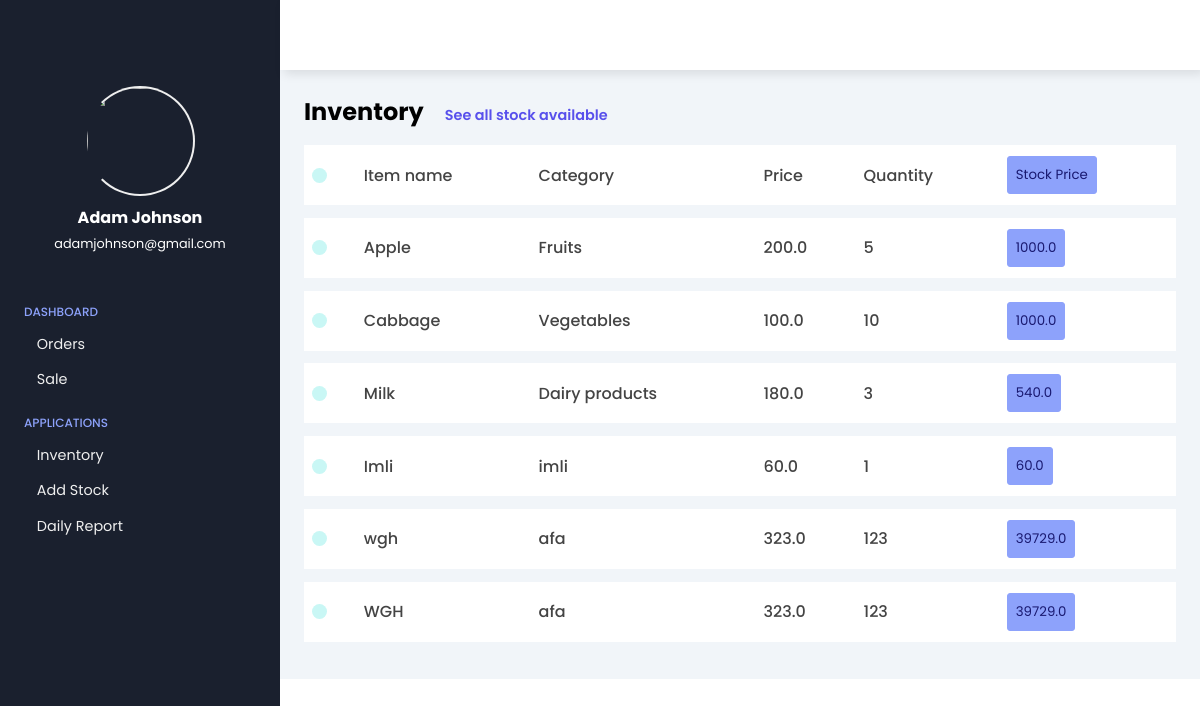
Page /inventory on the committed database.
### staff/models.py (models this page shows, shortened)
class Item(models.Model):
    name=models.TextField(max_length=255)
    category=models.ForeignKey(Category,on_delete=models.CASCADE)
    price=models.FloatField()
    quantity=models.IntegerField()
    def __str__(self):
        return f"{self.name} : {self.category.name} :    {self.price}/-"

class Category(models.Model):
    name=models.TextField(max_length=255)

### staff/views.py (the view)
# urls.py: path("inventory",views.inventoryPage),
def inventoryPage(request):
    context = {
        'items' : [],
    }
    items = Item.objects.all()
    print(items)
    for item in items:
        temp = {
            'name' : item.name,
            'category' : item.category.name,
            'price' : item.price,
            'quantity' :  item.quantity,
            'stock_price': item.quantity*item.price,
        }
        context["items"].append(temp)
    print(context)
    return render(request,"inventory.html", context)

### staff/templates/inventory.html (shortened to what this page needs)
<!DOCTYPE html>
{% load static %}
<html lang="en">
<head>
    <link rel="stylesheet"
        href="https://maxst.icons8.com/vue-static/landings/line-awesome/line-awesome/1.3.0/css/line-awesome.min.css">
    <link rel="stylesheet" href="{% static 'staff\dashboard.css' %}">
</head>
<body>
    <div class="sidebar">
        <div class="sidebar-brand">
            <div class="brand-flex">
                <div class="brand-icons">
                </div>
            </div>
        </div>
        <div class="sidebar-main">
            <div class="sidebar-user">
                <img src="https://th.bing.com/th/id/OIP.UQF_ddj3AmPfUlon2g9_HAHaLG?w=115&h=180&c=7&r=0&o=5&dpr=1.3&pid=1.7"
                    alt="">
                <div>
                    <h3>Adam Johnson</h3>
                    <span>adamjohnson@gmail.com</span>
                </div>
            </div>
            <div class="sidebar-menu">
                <div class="menu-head">
                    <span>Dashboard</span>
                </div>
                <ul>
                    <li>
                        <a href="orders">
                            Orders
                        </a>
                    </li>
                    <li>
                        <a href="sale">
                            Sale
                        </a>
                    </li>
                </ul>
                <div class="menu-head">
                    <span>Applications</span>
                </div>
                <ul>
                    <li>
                        <a href="inventory">
                            Inventory
                        </a>
                    </li>
                    <li>
                        <a href="addstock">
                            Add Stock
                        </a>
                    </li>
                    <li>
                        <a href="">
                            Daily Report
                        </a>
                    </li>
                </ul>
            </div>
        </div>
    </div>
    <div class="main-content">
        <header>
            <div class="header-icons">
            </div>
        </header>
        <main>
            <div class="jobs">
                <h2>Inventory <small>See all stock available </small></h2>
                <div class="table-responsive">
                    <table width="100%">
                        <tbody>
                            <tr>
                                <td>
                                    <div>
                                        <span class="indicator"></span>
                                    </div>
                                </td>
                                <td>
                                    <div>
                                        Item name
                                    </div>
                                </td>
                                <td>
                                    <div>
                                        Category
                                    </div>
                                </td>
                                <td>
                                    <div>
                                        Price
                                    </div>
                                </td>
                                <td>
                                    <div>
                                        Quantity
                                    </div>
                                </td>
                                <td>
                                    <div>
                                        <button>Stock Price</button>
                                    </div>
                                </td>
                            </tr>
                            {% for item in items %}
                            <tr>
                                <td>
                                    <div>
                                        <span class="indicator"></span>
                                    </div>
                                </td>
                                <td>
                                    <div>
                                        {{ item.name }}
                                    </div>
                                </td>
                                <td>
                                    <div>
                                        {{ item.category }}
                                    </div>
                                </td>
                                <td>
                                    <div>
                                        {{ item.price }}
                                    </div>
                                </td>
                                <td>
                                    <div>
                                        {{ item.quantity }}
                                    </div>
                                </td>
                                <td>
                                    <div>
                                        <button>{{ item.stock_price }}</button>
                                    </div>
                                </td>
                            </tr>
                            {% endfor %}
                        </tbody>
                    </table>
                </div>
            </div>
        </main>
    </div>
</body>
</html>

### staff/static/staff/dashboard.css (style rules this page uses)
:root { --color-main: #1a202e; }
* { font-family: 'poppins', sans-serif; box-sizing: border-box; text-decoration: none; list-style-type: none; margin: 0; padding: 0; }
body { overflow-x: hidden; }
.sidebar { width: 280px; position: fixed; left: 0; top: 0; height: 100%; padding: 1rem 1.5rem; background: var(--color-main); color: #fff; z-index: 20; transition: left 300ms; }
.sidebar-brand { height: 70px; }
.brand-flex { display: flex; justify-content: space-between; align-items: center; }
.sidebar-user { margin: 1rem 0rem 0rem 1rem 0rem; text-align: center; }
.sidebar-user img { width: 110px; height: 110px; border-radius: 50%; border-left: 2px solid transparent; border-right: 2px solid #efefef; border-bottom: 2px solid #efefef; border-top: 2px solid #efefef; }
.sidebar-user h3 { font-size: 1rem; }
.sidebar-user span { font-size: .8rem; }
.sidebar-menu { margin-top: 3rem; }
.menu-head { text-transform: uppercase; color: #8da2fb; font-size: .75rem; font-weight: 500; margin-bottom: .8rem; }
.sidebar-menu ul { margin-bottom: 1.5rem; }
.sidebar-menu li { margin-bottom: .9rem; }
.sidebar-menu li a { color: #efefef; font-size: .9rem; display: flex; align-items: center; }
header { height: 70px; display: flex; justify-content: space-between; align-items: center; padding: 1rem 1.5rem; position: fixed; left: 280px; width:calc(100% - 280px); top: 0; z-index: 20; background: #fff; box-shadow: 4px 4px 10px rgba(0,0,0,0.1); transition: left 300ms; }
.main-content { margin-left: 280px; transition: margin-left 300ms; }
main { padding: 1.5rem; background: #f1f5f9; min-height: cqlc(100vh - 70px); margin-top: 70px; }
.jobs h2 small { color: #5850ec; font-weight: 600; display: inline-block; margin-left: 1rem; font-size: .9rem; }
.jobs table { border-collapse: collapse; margin-top: 1rem; overflow-x: auto; }
span.indicator { background: #c9f7f5; height: 15px; width: 15px; border-radius: 50%; }
.jobs table td div { background: #fff; margin-bottom: .8rem; height: 60px; display: flex; align-items: center; padding: .5rem; font-size: 1rem; color: #444; font-weight: 500; }
table button { background: #8da2fb; color: midnightblue; border: 1px solid #8da2fb; padding: .5rem; border-radius: 3px; }

### rows in the picture
Item: name "Apple", price "200.0"
Category: category "Fruits"
Item: name "Cabbage", price "100.0"
Category: category "Vegetables"
Item: name "Milk", price "180.0"
Category: category "Dairy products"
Item: name "Imli", price "60.0"
Category: category "imli"
Item: name "wgh", price "323.0"
Category: category "afa" "afa"
Item: name "WGH", price "323.0"

### other values in the picture
{{ item.quantity }} "5" "10" "3" "1" "123" "123"
{{ item.stock_price }} "1000.0" "1000.0" "540.0" "60.0" "39729.0" "39729.0"
